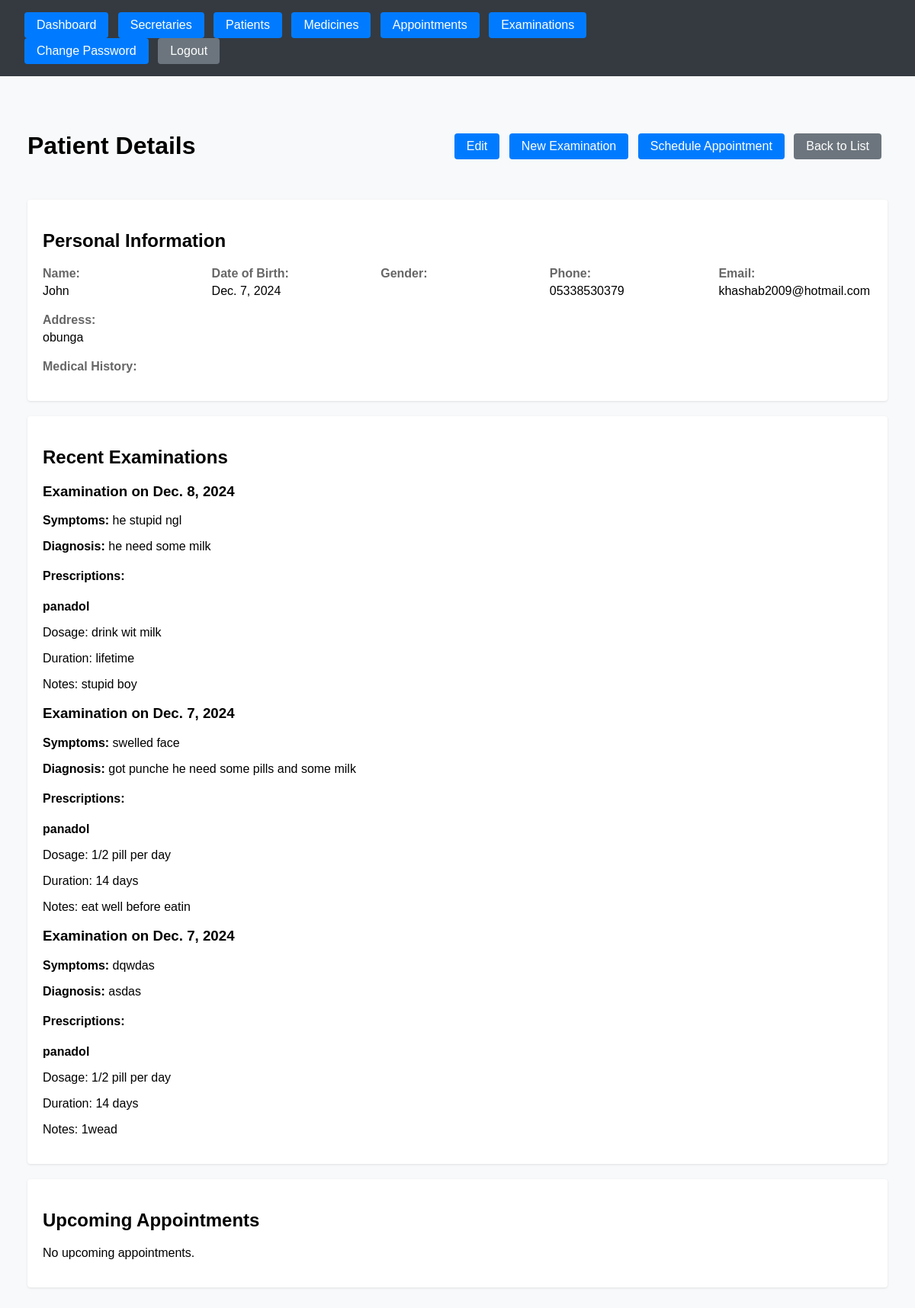
The page /patients/1/ (signed in) on the database its author committed.
### secretary_dash/models.py (models this page shows, shortened)
class Patient(models.Model):
    name = models.CharField(max_length=100)
    phone = models.CharField(max_length=20)
    email = models.EmailField()
    address = models.TextField()
    date_of_birth = models.DateField()
    created_at = models.DateTimeField(auto_now_add=True)
    class Meta:
        ordering = ['name']

class Examination(models.Model):
    patient = models.ForeignKey(Patient, on_delete=models.CASCADE)
    date = models.DateField(auto_now_add=True)
    symptoms = models.TextField()
    diagnosis = models.TextField()
    created_by = models.ForeignKey(User, on_delete=models.CASCADE)
    created_at = models.DateTimeField(auto_now_add=True)
    class Meta:
        ordering = ['-date']

class Prescription(models.Model):
    examination = models.ForeignKey(Examination, on_delete=models.CASCADE)
    medicine = models.ForeignKey(Medicine, on_delete=models.CASCADE)
    dosage = models.CharField(max_length=100)
    duration = models.CharField(max_length=100)
    notes = models.TextField(blank=True)

class Medicine(models.Model):
    name = models.CharField(max_length=100)
    description = models.TextField()
    side_effects = models.TextField()
    created_at = models.DateTimeField(auto_now_add=True)
    class Meta:
        ordering = ['name']

### secretary_dash/views.py (the view)
# urls.py: path('patients/<int:pk>/', views.patient_detail, name='patient_detail'),
@login_required
@user_passes_test(is_staff)
def patient_detail(request, pk):
    patient = get_object_or_404(Patient, pk=pk)
    return render(request, 'secretary_dash/common/patient_detail.html', {
        'patient': patient
    })

### secretary_dash/views.py (called while the page is built)
def is_staff(user):
    return user.is_superuser or hasattr(user, 'secretary')

### secretary_dash/templates/secretary_dash/common/patient_detail.html (shortened to what this page needs)
{% extends request.user.is_superuser|yesno:'secretary_dash/doctor/base.html,secretary_dash/secretary/base.html' %}
{% block content %}
<div class="patient-detail-container">
    <div class="header">
        <h1>Patient Details</h1>
        <div class="actions">
            <a href="{% url 'secretary_dash:patient_edit' patient.id %}" class="btn btn-primary">Edit</a>
            {% if request.user.is_superuser %}
                <a href="{% url 'secretary_dash:examination_create' %}?patient={{ patient.id }}" class="btn btn-success">New Examination</a>
            {% endif %}
            <a href="{% url 'secretary_dash:appointment_create' %}?patient={{ patient.id }}" class="btn btn-info">Schedule Appointment</a>
            <a href="{% url 'secretary_dash:patient_list' %}" class="btn btn-secondary">Back to List</a>
        </div>
    </div>
    <div class="detail-section">
        <h2>Personal Information</h2>
        <div class="info-grid">
            <div class="info-item">
                <label>Name:</label>
                <span>{{ patient.name }}</span>
            </div>
            <div class="info-item">
                <label>Date of Birth:</label>
                <span>{{ patient.date_of_birth }}</span>
            </div>
            <div class="info-item">
                <label>Gender:</label>
            </div>
            <div class="info-item">
                <label>Phone:</label>
                <span>{{ patient.phone }}</span>
            </div>
            <div class="info-item">
                <label>Email:</label>
                <span>{{ patient.email }}</span>
            </div>
            <div class="info-item full-width">
                <label>Address:</label>
                <span>{{ patient.address }}</span>
            </div>
            <div class="info-item full-width">
                <label>Medical History:</label>
            </div>
        </div>
    </div>
    {% if request.user.is_superuser %}
    <div class="detail-section">
        <h2>Recent Examinations</h2>
        {% if patient.examination_set.all %}
            {% for examination in patient.examination_set.all|slice:":5" %}
                <div class="examination-card">
                    <h3>Examination on {{ examination.date }}</h3>
                    <div class="exam-details">
                        <p><strong>Symptoms:</strong> {{ examination.symptoms }}</p>
                        <p><strong>Diagnosis:</strong> {{ examination.diagnosis }}</p>
                        {% if examination.prescription_set.all %}
                            <div class="prescriptions">
                                <h4>Prescriptions:</h4>
                                {% for prescription in examination.prescription_set.all %}
                                    <div class="prescription">
                                        <p><strong>{{ prescription.medicine.name }}</strong></p>
                                        <p>Dosage: {{ prescription.dosage }}</p>
                                        <p>Duration: {{ prescription.duration }}</p>
                                        {% if prescription.notes %}
                                            <p>Notes: {{ prescription.notes }}</p>
                                        {% endif %}
                                    </div>
                                {% endfor %}
                            </div>
                        {% endif %}
                    </div>
                </div>
            {% endfor %}
        {% else %}
            <p>No examinations found for this patient.</p>
        {% endif %}
    </div>
    {% endif %}
    <div class="detail-section">
        <h2>Upcoming Appointments</h2>
        {% if patient.appointment_set.upcoming %}
            <table>
                <thead>
                    <tr>
                        <th>Date</th>
                        <th>Time</th>
                        <th>Status</th>
                        <th>Actions</th>
                    </tr>
                </thead>
                <tbody>
                    {% for appointment in patient.appointment_set.upcoming %}
                        <tr>
                            <td>{{ appointment.date }}</td>
                            <td>{{ appointment.time }}</td>
                            <td>{{ appointment.get_status_display }}</td>
                            <td class="actions">
                                {% if appointment.status != 'cancelled' %}
                                    <form method="post" action="{% url 'secretary_dash:appointment_cancel' appointment.id %}" style="display: inline;">
                                        {% csrf_token %}
                                        <button type="submit" class="btn btn-sm btn-warning">Cancel</button>
                                    </form>
                                {% endif %}
                            </td>
                        </tr>
                    {% endfor %}
                </tbody>
            </table>
        {% else %}
            <p>No upcoming appointments.</p>
        {% endif %}
    </div>
</div>
{% endblock %}

### secretary_dash/templates/secretary_dash/doctor/base.html (style rules this page uses)
body { margin: 0; font-family: Arial, sans-serif; background-color: #f8f9fa; }
.btn { display: inline-block; padding: 0.5rem 1rem; color: white; text-decoration: none; border-radius: 4px; margin-right: 0.5rem; background-color: #007bff; }
.btn-secondary { background-color: #6c757d; }

### secretary_dash/templates/secretary_dash/common/patient_detail.html (style rules this page uses)
.patient-detail-container { padding: 20px; }
.header { display: flex; justify-content: space-between; align-items: center; margin-bottom: 30px; }
.detail-section { background: white; padding: 20px; border-radius: 4px; margin-bottom: 20px; box-shadow: 0 1px 3px rgba(0,0,0,0.1); }
.info-grid { display: grid; grid-template-columns: repeat(auto-fit, minmax(200px, 1fr)); gap: 20px; }
.info-item label { display: block; font-weight: bold; margin-bottom: 5px; color: #666; }
.full-width { grid-column: 1 / -1; }

### rows shown on the page
Patient: name "John", date_of_birth "Dec. 7, 2024", phone "05338530379", email "khashab2009@hotmail.com", address "obunga"
Examination: date "Dec. 8, 2024", symptoms "he stupid ngl", diagnosis "he need some milk"
Prescription: medicine.name "panadol", dosage "drink wit milk", duration "lifetime", notes "stupid boy"
Examination: date "Dec. 7, 2024", symptoms "swelled face", diagnosis "got punche he need some pills and some milk"
Prescription: medicine.name "panadol", dosage "1/2 pill per day", duration "14 days", notes "eat well before eatin"
Examination: date "Dec. 7, 2024", symptoms "dqwdas", diagnosis "asdas"
Prescription: medicine.name "panadol", dosage "1/2 pill per day", duration "14 days", notes "1wead"
